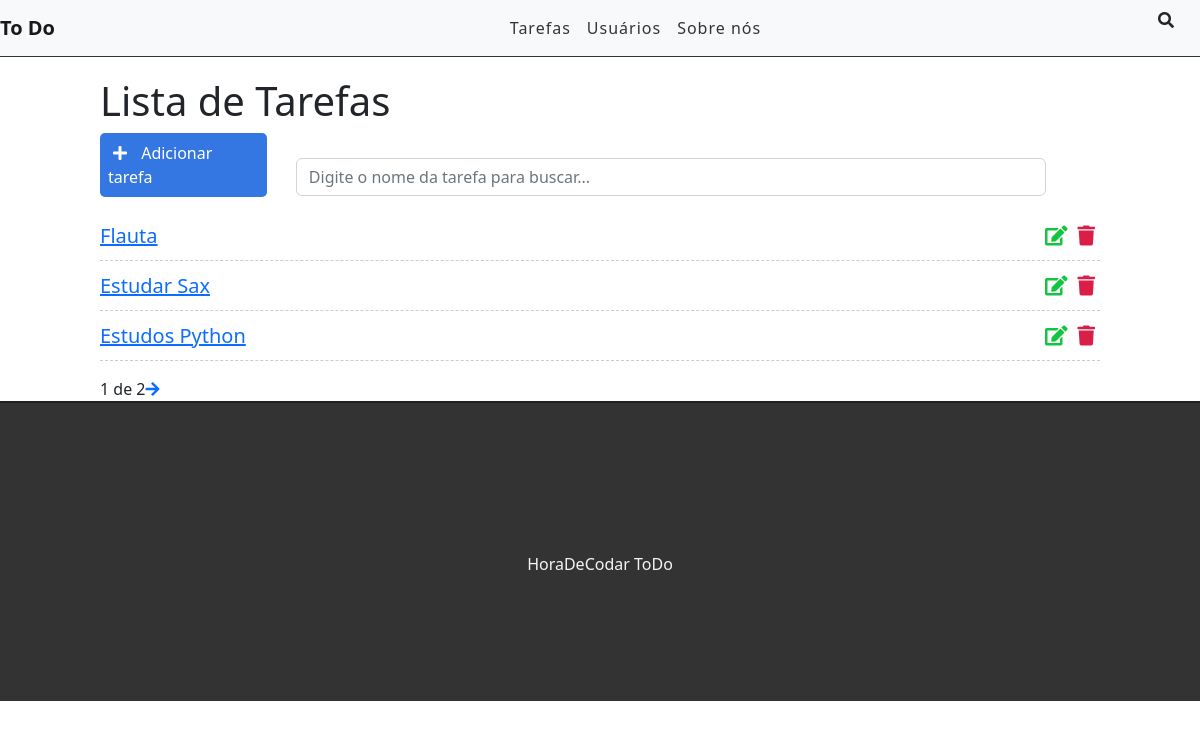
The page / on the database its author committed.
### tasks/models.py (models this page shows, shortened)
class Task(models.Model):
    STATUS = (
        ('doing', 'Doing'),
        ('done', 'Done'),
    )
    title = models.CharField(max_length=255)
    description = models.TextField()
    done = models.CharField(
        max_length=5,
        choices=STATUS,
    )
    created_at = models.DateTimeField(auto_now_add=True)
    updated_at = models.DateTimeField(auto_now=True)

### tasks/views.py (the view)
# urls.py: path('', views.taskList, name='task-list'),
def taskList(request):
    tasks_list = Task.objects.all().order_by('-created_at')
    paginator = Paginator(tasks_list, 3)
    page = request.GET.get('page')
    tasks = paginator.get_page(page)
    return render(request, 'tasks/list.html', {'tasks': tasks})

### tasks/templates/tasks/list.html (shortened to what this page needs)
{% extends 'base.html' %}
{% block content %}
    <div class="offset-1 col-10 list-div">
        <h1>Lista de Tarefas</h1>
        <a id="add-link" href="newtask/">
            <div class="col-2 add-div">
                <i class="fas fa-plus"></i> Adicionar tarefa
            </div>
        </a>
        <div class="col-9 search-div">
            <input class="form-control" type="text" id="search" name="search" placeholder="Digite o nome da tarefa para buscar...">
            <i class="fas fa-search"></i>
        </div>
        <ul class="task-list">
            {% for task in tasks %}
            <li class="task-item">
                <span><a href="/task/{{task.id}}">{{task.title}}</a></span>
                <a href="delete/{{task.id}}"><span><i class="fas fa-trash"></i></span></a>
                <a href="edit/{{task.id}}"><span><i class="fas fa-edit"></i></span></a>
            </li>
            {% endfor %}
        </ul>
        <div class="pagination">
            <span class="current">
                {{ tasks.number }} de {{ tasks.paginator.num_pages }}
            </span>
            {% if tasks.has_next %}
                <a href="?page={{ tasks.next_page_number }}"><i class="fas fa-arrow-right"></i></a>
            {% endif %}
        </div>
    </div>
{% endblock content %}

### tasks/static/css/styles.css (style rules this page uses)
#add-link { text-decoration: none; }
.add-div { background-color: #3476e2; cursor: pointer; display: inline-block; color: #FFF; padding: 8px; border-radius: 5px; margin-right: 25px; }
.fas.fa-plus { color: #FFF; margin-right: 10px; margin-left: 5px; }
.fas.fa-search { position: absolute; top: 12px; right: 26px; }
.search-div { padding: 0; margin-top: 15px; margin-bottom: 15px; display: inline-block; }
.list-div { padding: 0; }
.task-list { padding-left: 0; }
.task-item { list-style: none; font-size: 20px; height: 50px; padding-top: 10px; border-bottom: 1px dashed #CCC; }
.fas.fa-trash { color: #db1e47; cursor: pointer; margin: 5px; font-size: 20px; float: right; }
.fas.fa-edit { color: #13c43f; cursor: pointer; margin: 5px; font-size: 20px; float: right; }

### rows shown on the page
Task: title "Flauta"
Task: title "Estudar Sax"
Task: title "Estudos Python"

### other values the page prints
{{ tasks.number }} "1"
{{ tasks.paginator.num_pages }} "2"
